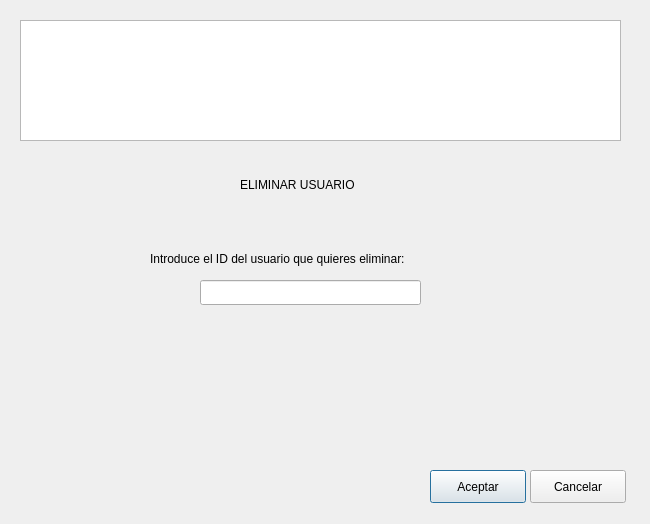
<?xml version="1.0" encoding="UTF-8"?>
<ui version="4.0">
 <class>DEliminarUsuarios</class>
 <widget class="QDialog" name="DEliminarUsuarios">
  <property name="geometry">
   <rect>
    <x>0</x>
    <y>0</y>
    <width>650</width>
    <height>524</height>
   </rect>
  </property>
  <property name="windowTitle">
   <string>Dialog</string>
  </property>
  <widget class="QGraphicsView" name="gvFoto">
   <property name="geometry">
    <rect>
     <x>20</x>
     <y>20</y>
     <width>601</width>
     <height>121</height>
    </rect>
   </property>
  </widget>
  <widget class="QLineEdit" name="leId">
   <property name="geometry">
    <rect>
     <x>200</x>
     <y>280</y>
     <width>221</width>
     <height>25</height>
    </rect>
   </property>
   <property name="text">
    <string/>
   </property>
  </widget>
  <widget class="QLabel" name="lEliminarUsuario">
   <property name="geometry">
    <rect>
     <x>240</x>
     <y>150</y>
     <width>141</width>
     <height>71</height>
    </rect>
   </property>
   <property name="text">
    <string>ELIMINAR USUARIO</string>
   </property>
   <property name="textFormat">
    <enum>Qt::RichText</enum>
   </property>
  </widget>
  <widget class="QLabel" name="lId">
   <property name="geometry">
    <rect>
     <x>150</x>
     <y>250</y>
     <width>321</width>
     <height>17</height>
    </rect>
   </property>
   <property name="text">
    <string>Introduce el ID del usuario que quieres eliminar: </string>
   </property>
  </widget>
  <widget class="QPushButton" name="btnAceptar">
   <property name="geometry">
    <rect>
     <x>430</x>
     <y>470</y>
     <width>96</width>
     <height>33</height>
    </rect>
   </property>
   <property name="text">
    <string>Aceptar</string>
   </property>
  </widget>
  <widget class="QPushButton" name="btnCancelar">
   <property name="geometry">
    <rect>
     <x>530</x>
     <y>470</y>
     <width>96</width>
     <height>33</height>
    </rect>
   </property>
   <property name="text">
    <string>Cancelar</string>
   </property>
  </widget>
 </widget>
 <resources/>
 <connections/>
</ui>
